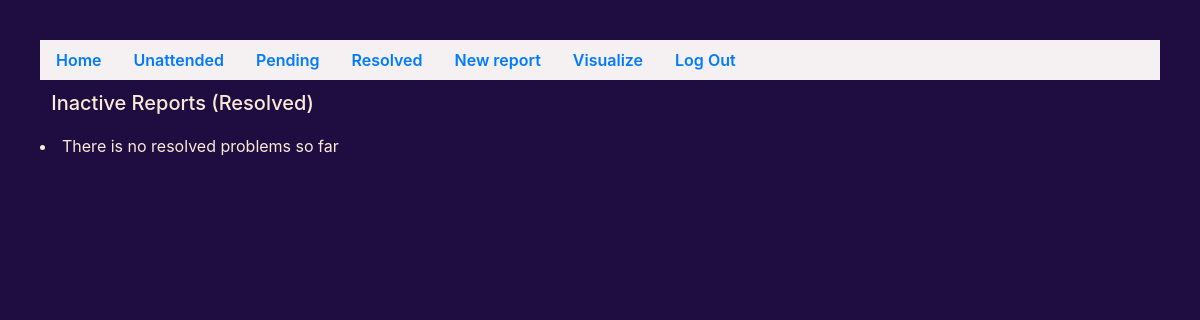
Page /inactive (signed in) on the earlier database version.
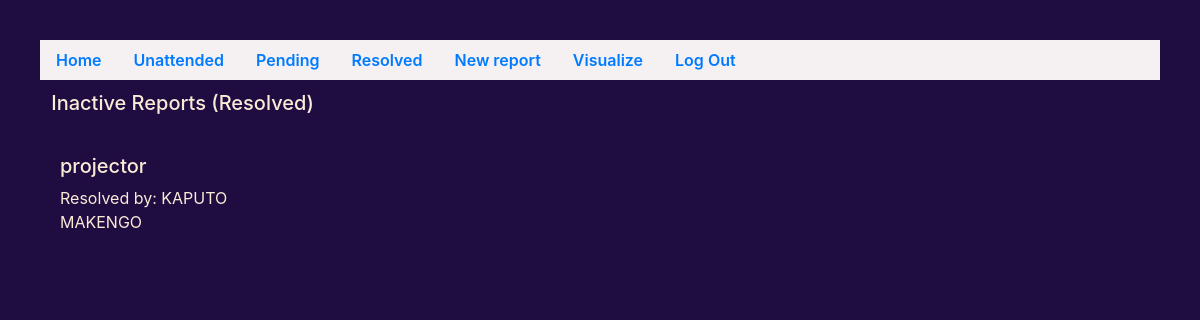
Same page on the later database version.
### jedsreport/models.py (models this page shows, shortened)
class Resolved(models.Model):
    report = models.OneToOneField(Report, primary_key=True, on_delete=models.CASCADE, related_name="report_solution")
    timestamp = models.DateTimeField(auto_now_add=True)
    who = models.CharField(max_length=200, null=True)
    cost = models.IntegerField(null=True)
    comment = models.CharField(max_length=250, null=True)

class Report(models.Model):
    reporter = models.ForeignKey(User, on_delete=models.CASCADE, related_name="reports")
    title = models.CharField(max_length=255)
    description = models.TextField(blank=False)
    timestamp = models.DateTimeField(auto_now_add=True)
    venue = models.CharField(max_length=50)
    department =models.CharField(max_length=150)
    category =models.CharField(max_length=150)
    image = models.ImageField(upload_to="images",null=True, blank=True)
    status_read = models.BooleanField(default=False)

### jedsreport/views.py (the view)
# urls.py: path("inactive", views.inactive, name="inactive"),
def inactive(request):
    inactives = Resolved.objects.all()
    return render(request,"jedsreport/inactive.html",{
        "inactives":inactives
    })

### jedsreport/templates/jedsreport/inactive.html (shortened to what this page needs)
{% extends "jedsreport/layout.html" %}
{% block body %}
<h5 style="padding:1%;"> Inactive Reports (Resolved) </h5>
    {% if user.is_authenticated %}
        <div class="flex-container">
            {% for inactive in inactives %}
                <div >
                    <h5>{{ inactive.report.title }}</h5>
                    <p>Resolved by: {{ inactive.who }} </p>
                </div>
            {% empty %}
                <li> There is no resolved problems so far </li>
            {% endfor %}
        </div>
    {% endif %}
{% endblock %}

Differences in the rows shown:
added Resolved: report "projector", who "KAPUTO MAKENGO"
Other differences:
text no longer shown: "There is no resolved problems so far"
